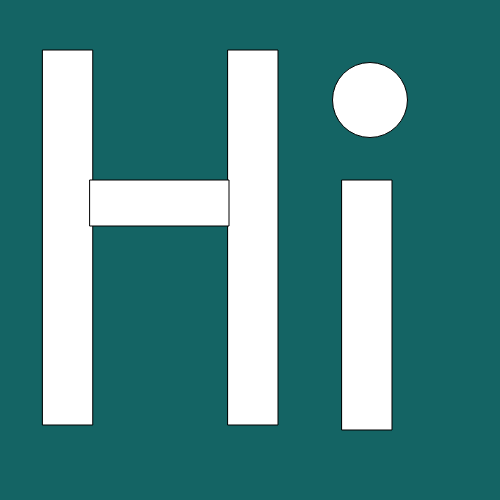
Frame 1 (no input)
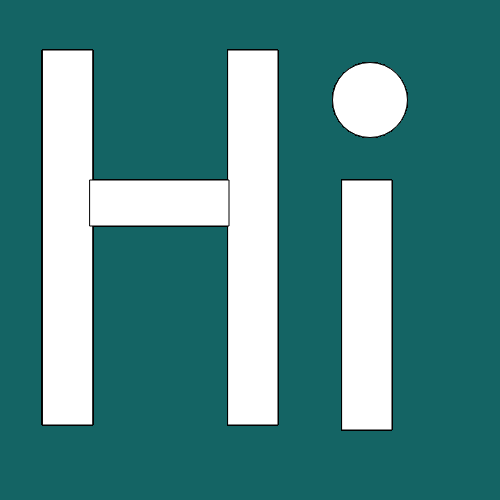
Frame 60 (no input)
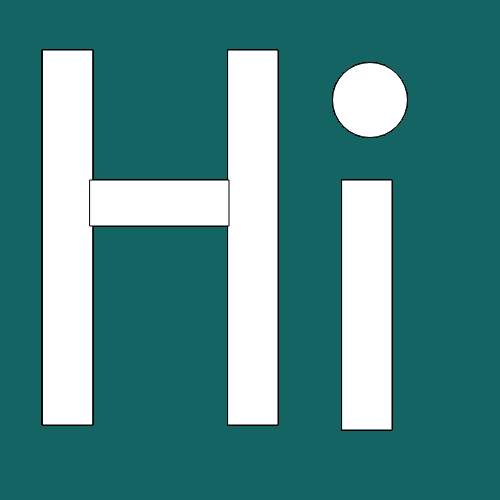
Frame 120 (the mouse pressed at the canvas centre since frame 60)

The p5.js sketch that drew these frames (run headless with seeded random() and noise() and a simulated clock; from frame 60 on, the mouse is pressed at the canvas centre):

// p5.js sketch
// ── sketch.js
var mouthX = 342;
var mouthY = 180;
var mouthW = 50;
var mouthH = 250;

function setup() {
	createCanvas(500,500);
	background(20,100,100);
	
	console.log("width: " + width + " " + "height:" + height);
}

function draw() {
	ellipse(370,100,75,75);
	
	rect(mouthX/8,mouthY - 130,mouthW,mouthH*1.5);
	
	rect(mouthX/1.5,mouthY - 130,mouthW,mouthH*1.5)
	
	rect(mouthX/3.8,mouthY,mouthH - 111,mouthW - 4);
	
	
	
	rect(mouthX, mouthY, mouthW, mouthH);
	
}


//elipse dimensions are x location, y location, width, height
